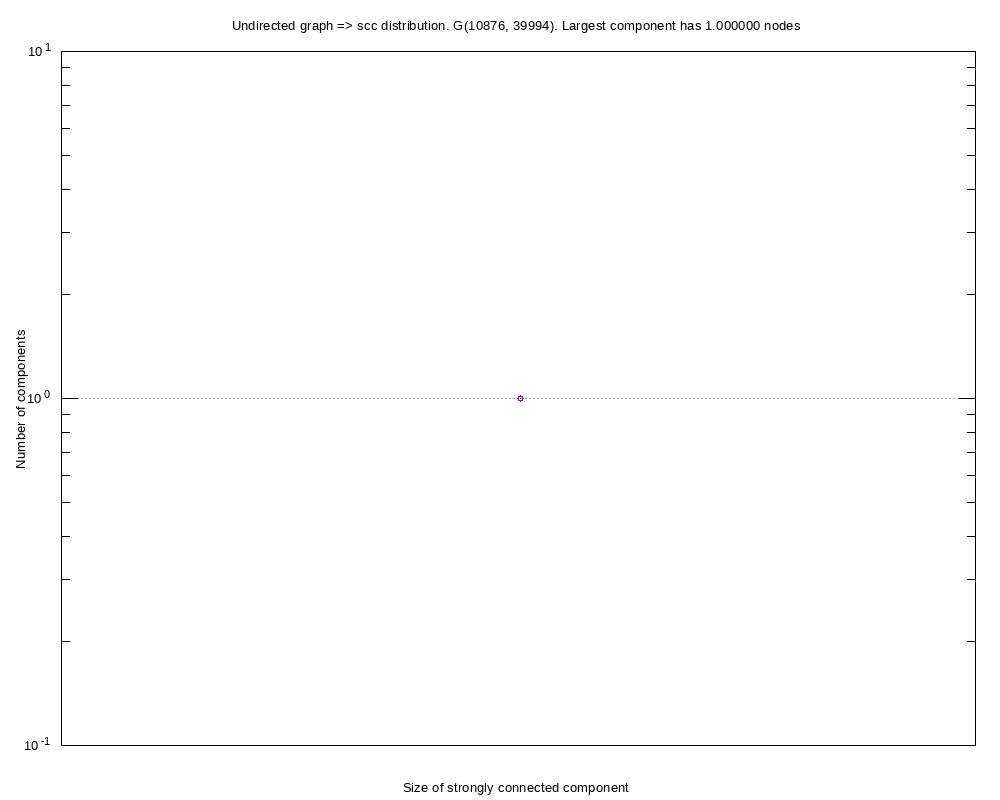

This chart was generated by the following gnuplot code:
#
# Undirected graph => scc distribution. G(10876, 39994). Largest component has 1.000000 nodes (Wed Sep  4 19:24:31 2019)
#

set title "Undirected graph => scc distribution. G(10876, 39994). Largest component has 1.000000 nodes"
set key bottom right
set logscale xy 10
set format x "10^{%L}"
set mxtics 10
set format y "10^{%L}"
set mytics 10
set grid
set xlabel "Size of strongly connected component"
set ylabel "Number of components"
set tics scale 2
set terminal png font arial 10 size 1000,800
set output 'scc.p2p-Gnutella04-subgraph-scc-size-distribution.png'
plot 	"scc.p2p-Gnutella04-subgraph-scc-size-distribution.tab" using 1:2 title "" with linespoints pt 6
